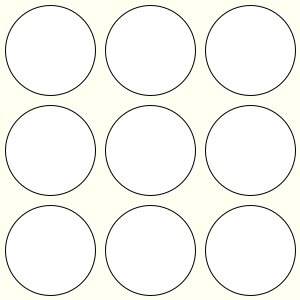
Frame 1 (no input)
Frame 60 (the mouse pressed at the canvas centre just before this capture): identical to frame 1, image omitted
Frame 120 (the mouse held since frame 60 and released just before this capture): identical to frame 1, image omitted

The Processing sketch that drew this single still picture (run headless with seeded random() and noise(); from frame 60 on, the mouse is pressed at the canvas centre):

// Processing sketch: week09_1
// ── week09_1.pde
// week09-1 好玩的程式設計 (打地鼠)
// File-Preference 字型設大一點
void setup(){ //設定1次
  size(300, 300); // 視窗大小 300 x 300
}
void draw(){ // 每秒畫60次
  background(#FFFFF2); // 背景淡黃色
  for (int i=0; i<3; i++) { // 左手i
    for (int j=0; j<3; j++) { // 右手j
      int x = 50 + j*100, y = 50 + i*100;
      ellipse(x, y, 90, 90); // 地鼠的洞
    }
  }
}
